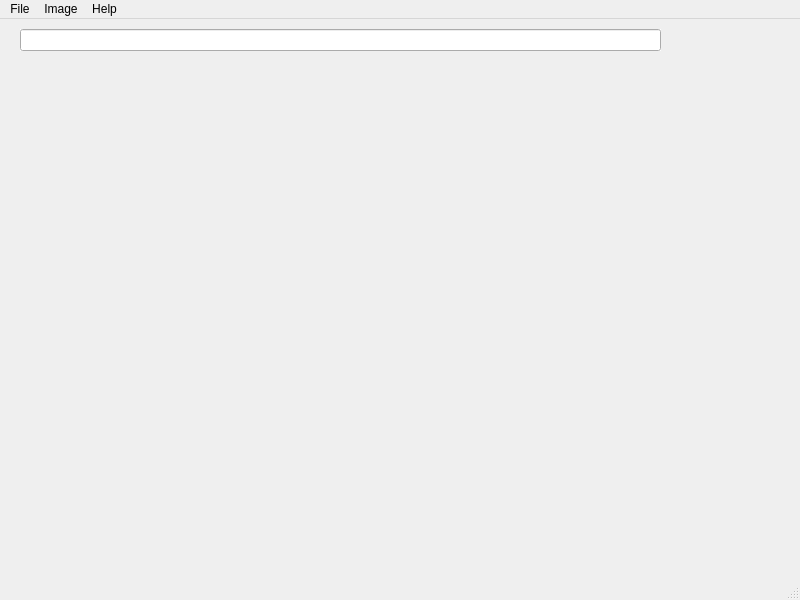
<?xml version="1.0" encoding="UTF-8"?>
<ui version="4.0">
 <class>MainWindow</class>
 <widget class="QMainWindow" name="MainWindow">
  <property name="geometry">
   <rect>
    <x>0</x>
    <y>0</y>
    <width>800</width>
    <height>600</height>
   </rect>
  </property>
  <property name="windowTitle">
   <string>TagGui</string>
  </property>
  <widget class="QWidget" name="centralwidget">
   <widget class="QLineEdit" name="queryEdit">
    <property name="geometry">
     <rect>
      <x>20</x>
      <y>10</y>
      <width>641</width>
      <height>22</height>
     </rect>
    </property>
    <property name="autoFillBackground">
     <bool>true</bool>
    </property>
    <property name="alignment">
     <set>Qt::AlignLeading|Qt::AlignLeft|Qt::AlignVCenter</set>
    </property>
   </widget>
   <widget class="QStackedWidget" name="stackedWidget">
    <property name="geometry">
     <rect>
      <x>20</x>
      <y>70</y>
      <width>641</width>
      <height>461</height>
     </rect>
    </property>
    <widget class="QWidget" name="page"/>
    <widget class="QWidget" name="page_2"/>
   </widget>
  </widget>
  <widget class="QMenuBar" name="menubar">
   <property name="geometry">
    <rect>
     <x>0</x>
     <y>0</y>
     <width>800</width>
     <height>24</height>
    </rect>
   </property>
   <widget class="QMenu" name="menuFile">
    <property name="title">
     <string>File</string>
    </property>
    <addaction name="actionOpen"/>
    <addaction name="actionScan"/>
    <addaction name="actionSave"/>
    <addaction name="actionExit"/>
   </widget>
   <widget class="QMenu" name="menuImage">
    <property name="title">
     <string>Image</string>
    </property>
    <addaction name="actionAdd_tags"/>
    <addaction name="actionRemove_tags"/>
   </widget>
   <widget class="QMenu" name="menuHelp">
    <property name="title">
     <string>Help</string>
    </property>
   </widget>
   <addaction name="menuFile"/>
   <addaction name="menuImage"/>
   <addaction name="menuHelp"/>
  </widget>
  <widget class="QStatusBar" name="statusbar"/>
  <action name="actionNew">
   <property name="text">
    <string>New</string>
   </property>
  </action>
  <action name="actionOpen">
   <property name="text">
    <string>Open</string>
   </property>
  </action>
  <action name="actionExit">
   <property name="text">
    <string>Exit</string>
   </property>
  </action>
  <action name="actionScan">
   <property name="text">
    <string>Scan</string>
   </property>
  </action>
  <action name="actionAdd_tags">
   <property name="text">
    <string>Add tags</string>
   </property>
  </action>
  <action name="actionRemove_tags">
   <property name="text">
    <string>Remove tags</string>
   </property>
  </action>
  <action name="actionSave">
   <property name="text">
    <string>Save</string>
   </property>
  </action>
 </widget>
 <resources/>
 <connections/>
</ui>
